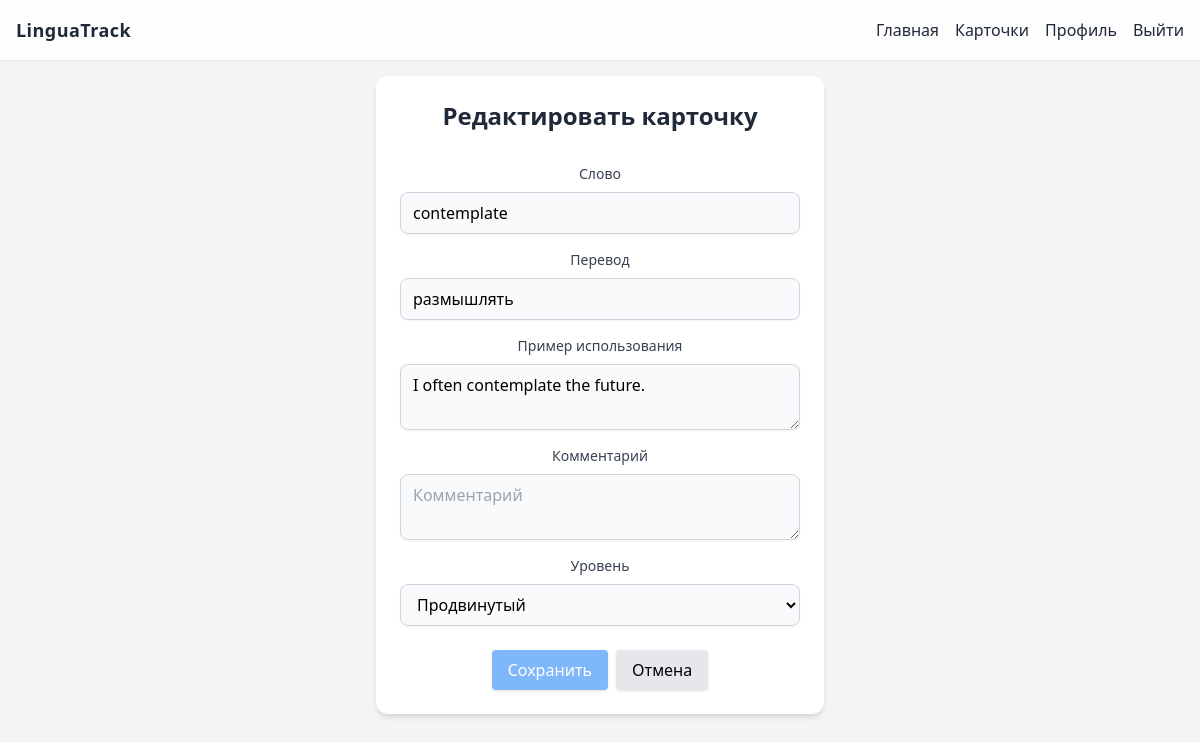
Page /cards/122/edit/ (signed in) on the committed database.
### cards/models.py (models this page shows, shortened)
class Card(models.Model):
    LEVEL_CHOICES = [
        ('beginner', 'Начальный'),
        ('intermediate', 'Средний'),
        ('advanced', 'Продвинутый'),
    ]
    user = models.ForeignKey(User, on_delete=models.CASCADE, related_name='cards', verbose_name='Владелец')
    word = models.CharField(max_length=128, verbose_name='Слово')
    translation = models.CharField(max_length=128, verbose_name='Перевод')
    example = models.TextField(blank=True, verbose_name='Пример использования')
    comment = models.TextField(blank=True, verbose_name='Комментарий')
    level = models.CharField(max_length=16, choices=LEVEL_CHOICES, default='beginner', verbose_name='Уровень')
    created_at = models.DateTimeField(auto_now_add=True, verbose_name='Создано')
    updated_at = models.DateTimeField(auto_now=True, verbose_name='Обновлено')

### cards/views.py (the view)
# urls.py: path('<int:pk>/edit/', CardUpdateView.as_view(), name='card_edit'),  # Редактирование карточки
@method_decorator(login_required, name='dispatch')
class CardUpdateView(UpdateView):
    model = Card
    form_class = CardForm
    template_name = 'cards/card_form.html'
    success_url = reverse_lazy('card_list')
    def get_queryset(self):
        return Card.objects.filter(user=self.request.user)

### templates/cards/card_form.html (shortened to what this page needs)
{% extends 'base.html' %}
{% block content %}
<div class="flex flex-col items-center justify-center min-h-[60vh] gap-6">
  <div class="bg-white rounded-xl shadow-md p-6 w-full max-w-md flex flex-col items-center gap-4">
    <h2 class="text-2xl font-bold mb-4 text-gray-800 text-center">{% if form.instance.pk %}Редактировать{% else %}Добавить{% endif %} карточку</h2>
    <form method="post" class="flex flex-col gap-4 w-full">
      <div class="flex flex-col gap-2">
        <label for="id_word" class="text-gray-700 text-sm text-center">Слово</label>
        {{ form.word }}
      </div>
      <div class="flex flex-col gap-2">
        <label for="id_translation" class="text-gray-700 text-sm text-center">Перевод</label>
        {{ form.translation }}
      </div>
      <div class="flex flex-col gap-2">
        <label for="id_example" class="text-gray-700 text-sm text-center">Пример использования</label>
        {{ form.example }}
      </div>
      <div class="flex flex-col gap-2">
        <label for="id_comment" class="text-gray-700 text-sm text-center">Комментарий</label>
        {{ form.comment }}
      </div>
      <div class="flex flex-col gap-2">
        <label for="id_level" class="text-gray-700 text-sm text-center">Уровень</label>
        {{ form.level }}
      </div>
      <div class="flex gap-2 justify-center mt-2">
        <button type="submit" class="px-4 py-2 bg-blue-400/80 text-white rounded shadow hover:bg-blue-500 transition">Сохранить</button>
        <a href="{% url 'card_list' %}" class="px-4 py-2 bg-gray-200 rounded shadow hover:bg-gray-300 transition">Отмена</a>
      </div>
    </form>
  </div>
</div>
{% endblock %}

### rows in the picture
Card: word "contemplate", translation "размышлять", example "I often contemplate the future.", level "Продвинутый"
